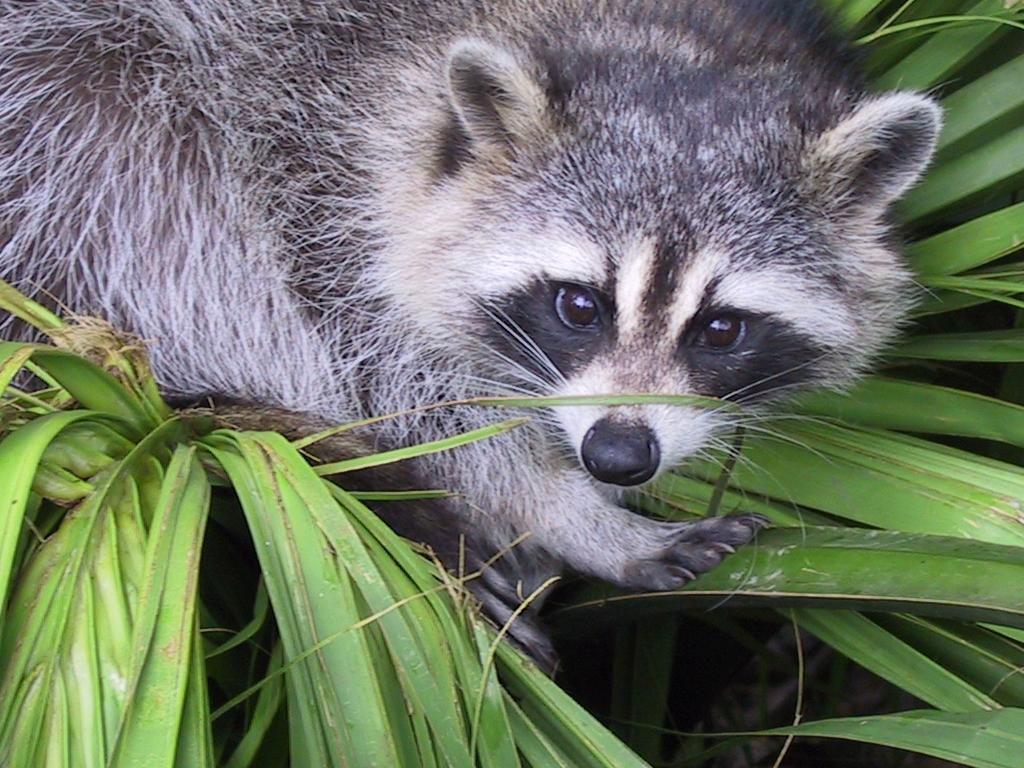
#> input picture  Python - 1 - Array/ex03/animal.jpeg, 1024 x 768 px
$ python zoom.py
#> lines starting #> are read from the running program, lines starting #| are printed output that depends on the picture
###  Python - 1 - Array/ex03/load_image.py
import numpy as np
from PIL import Image


def ft_load(path: str) -> np.ndarray:
    """Load a JPG image and return it as an RGB numpy array."""
#> called with path = 'animal.jpeg'
    try:
        if not isinstance(path, str):
            raise TypeError("path must be a string")
        if not path.lower().endswith(('.jpg', '.jpeg')):
            raise ValueError("Only JPG/JPEG formats are supported")
        img = Image.open(path).convert('RGB')
#> img is the input picture: PIL image 1024x768 RGB; mean R, G, B 110.7, 117.7, 102.1
        arr = np.array(img)
        print(f"The shape of image is: {arr.shape}")
#| The shape of image is: (768, 1024, 3)
        print(arr)
#> (printed output is left out)
#> (printed output is left out)
        return arr
    except (TypeError, ValueError, FileNotFoundError) as e:
        print(f"Error: {e}")


def main():
    ft_load("landscape.jpg")


# [2 lines that do not run on import are left out]

###  Python - 1 - Array/ex03/zoom.py
import numpy as np
import matplotlib.pyplot as plt
from load_image import ft_load


def zoom_image(arr: np.ndarray) -> np.ndarray:
    """Slice a 400x400 region and convert to single-channel grayscale."""
    try:
        if not isinstance(arr, np.ndarray):
            raise TypeError("arr must be a numpy array")
        sliced = arr[200:600, 300:700]
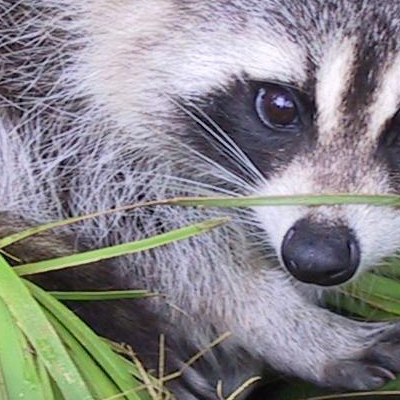
#> sliced: shape (400, 400, 3); mean R, G, B 136.7, 135.2, 138.6
        grey = sliced.mean(axis=2).astype(np.uint8)
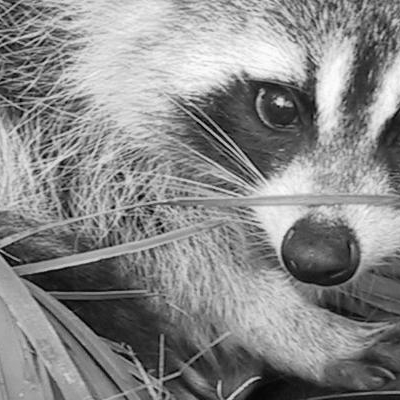
#> grey: shape (400, 400); min 0, max 254, mean 136.5
        return grey
    except (TypeError, ValueError) as e:
        print(f"Error: {e}")


def main():
    """Load animal.jpeg, zoom into a region, and display it."""
    arr = ft_load("animal.jpeg")
    print(arr)
    if arr is None:
        return
    zoomed = zoom_image(arr)
    if zoomed is None:
        return
    print(f"New shape after slicing: {zoomed.shape}")
#| New shape after slicing: (400, 400)
    print(zoomed)
#> (printed output is left out)
    plt.imshow(zoomed, cmap='gray')
    plt.show()


if __name__ == "__main__":
    main()
